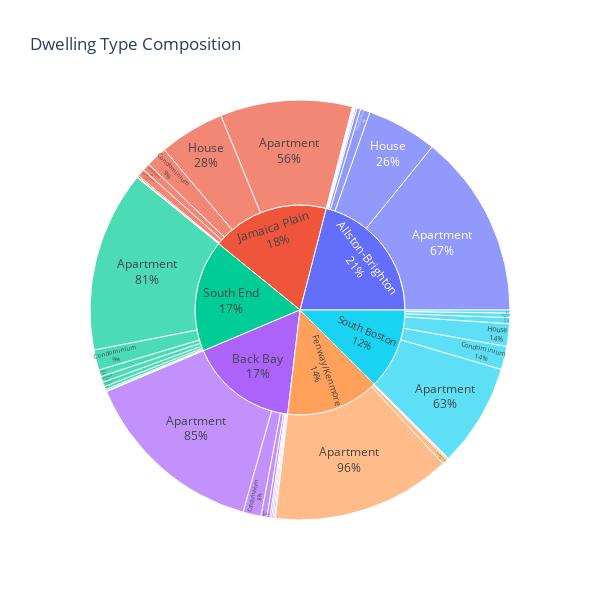

Write notebook code for a chart like this one.
### Code cell
# Now that we know the locations we are going to use, let's plot our sunburst chart!

import plotly.express as px
property_types_count = airbnb.groupby(['neighbourhood','property_type'], as_index = False)['id'].count()
property_types_count = (property_types_count.
                        sort_values(by = 'id', ascending = False)
                       ) 
# Excluding the neighborhoods which are not in the 'desirable_neighborhoods' list.
for i, n in zip(property_types_count.index, property_types_count['neighbourhood']) :
    if n not in desirable_neighborhoods:
        property_types_count.drop(i, inplace = True)

# Unfortunately plotly has a bug for the sunburst plot in which it does not recognize the 'id' column
# for the chart creation. We need thus make a second column with the same data as the that one.
# We are going to call the new column 'Number of Dwellings'
property_types_count['Number of Dwellings'] = property_types_count['id']

# Creating a matplotlib figure to our sunburst chart.
#plt.figure(figsize=(15,10))
figure = px.sunburst(property_types_count, values = 'Number of Dwellings', path = ['neighbourhood','property_type'], 
                     width = 600, height = 600, title = 'Dwelling Type Composition')
figure.update_traces(textinfo="label+percent parent")
figure.show()

### Figure 1 — Plotly figure (JSON) as saved in the notebook; plotly's stock layout.template omitted (floating-point values rounded to 4 significant figures)
{"data": [{"branchvalues": "total", "domain": {"x": [0, 1], "y": [0, 1]}, "hovertemplate": "labels=%{label}<br>Number of Dwellings=%{value}<br>parent=%{parent}<br>id=%{id}<extra></extra>", "ids": ["Allston-Brighton/Apartment", "Back Bay/Apartment", "Fenway/Kenmore/Apartment", "Jamaica Plain/Apartment", "South Boston/Apartment", "South End/Apartment", "Allston-Brighton/Bed & Breakfast", "Back Bay/Bed & Breakfast", "Fenway/Kenmore/Bed & Breakfast", "Jamaica Plain/Bed & Breakfast", "South End/Bed & Breakfast", "Allston-Brighton/Condominium", "Back Bay/Condominium", "Fenway/Kenmore/Condominium", "Jamaica Plain/Condominium", "South Boston/Condominium", "South End/Condominium", "Allston-Brighton/Dorm", "South End/Dorm", "Jamaica Plain/Entire Floor", "Back Bay/Guesthouse", "Allston-Brighton/House", "Back Bay/House", "Fenway/Kenmore/House", "Jamaica Plain/House", "South Boston/House", "South End/House", "Allston-Brighton/Loft", "Back Bay/Loft", "Jamaica Plain/Loft", "South Boston/Loft", "South End/Loft", "Allston-Brighton/Other", "Back Bay/Other", "South Boston/Other", "South End/Other", "Allston-Brighton/Townhouse", "Back Bay/Townhouse", "Jamaica Plain/Townhouse", "South Boston/Townhouse", "South End/Townhouse", "Allston-Brighton/Villa", "Allston-Brighton", "Back Bay", "Fenway/Kenmore", "Jamaica Plain", "South Boston", "South End"], "labels": ["Apartment", "Apartment", "Apartment", "Apartment", "Apartment", "Apartment", "Bed & Breakfast", "Bed & Breakfast", "Bed & Breakfast", "Bed & Breakfast", "Bed & Breakfast", "Condominium", "Condominium", "Condominium", "Condominium", "Condominium", "Condominium", "Dorm", "Dorm", "Entire Floor", "Guesthouse", "House", "House", "House", "House", "House", "House", "Loft", "Loft", "Loft", "Loft", "Loft", "Other", "Other", "Other", "Other", "Townhouse", "Townhouse", "Townhouse", "Townhouse", "Townhouse", "Villa", "Allston-Brighton", "Back Bay", "Fenway/Kenmore", "Jamaica Plain", "South Boston", "South End"], "name": "", "parents": ["Allston-Brighton", "Back Bay", "Fenway/Kenmore", "Jamaica Plain", "South Boston", "South End", "Allston-Brighton", "Back Bay", "Fenway/Kenmore", "Jamaica Plain", "South End", "Allston-Brighton", "Back Bay", "Fenway/Kenmore", "Jamaica Plain", "South Boston", "South End", "Allston-Brighton", "South End", "Jamaica Plain", "Back Bay", "Allston-Brighton", "Back Bay", "Fenway/Kenmore", "Jamaica Plain", "South Boston", "South End", "Allston-Brighton", "Back Bay", "Jamaica Plain", "South Boston", "South End", "Allston-Brighton", "Back Bay", "South Boston", "South End", "Allston-Brighton", "Back Bay", "Jamaica Plain", "South Boston", "South End", "Allston-Brighton", "", "", "", "", "", ""], "textinfo": "label+percent parent", "type": "sunburst", "values": [245, 247, 239, 176, 137, 241, 1, 2, 1, 10, 6, 13, 24, 7, 28, 31, 27, 1, 1, 1, 1, 94, 8, 2, 87, 30, 9, 2, 4, 2, 4, 4, 1, 2, 8, 2, 5, 2, 10, 6, 8, 1, 363, 290, 249, 314, 216, 298]}], "layout": {"height": 600, "legend": {"tracegroupgap": 0}, "title": {"text": "Dwelling Type Composition"}, "width": 600}}
